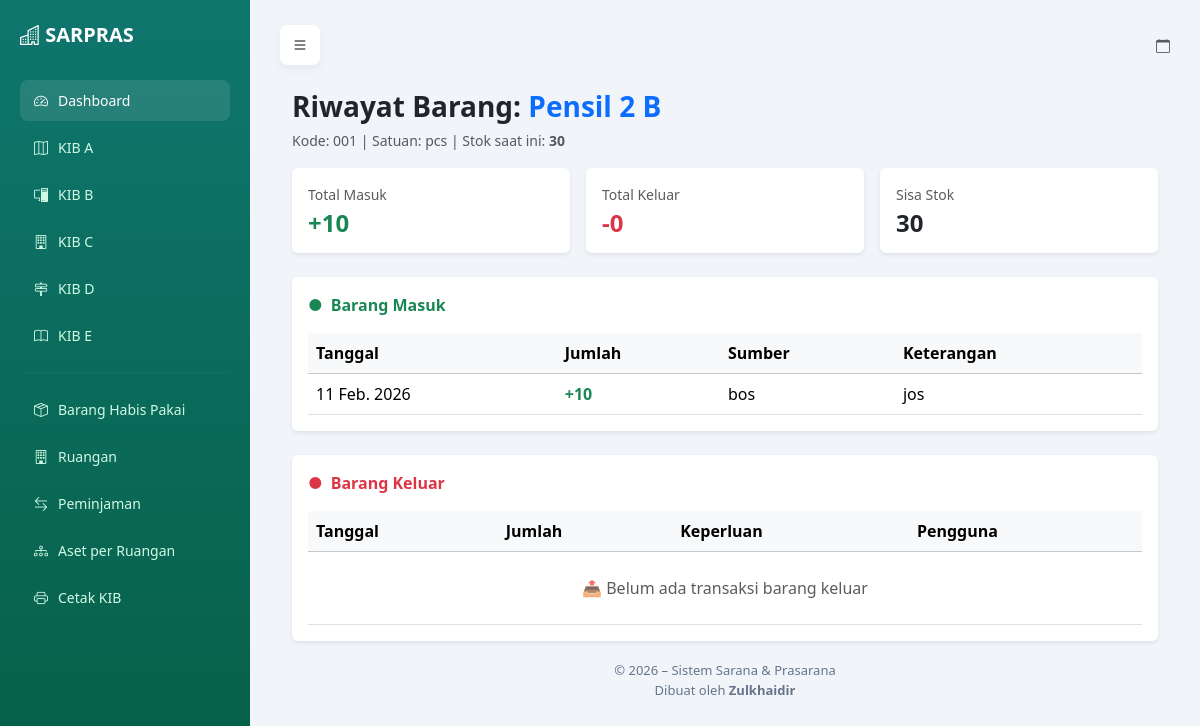
Screenshot of /bhp/11/riwayat/ with the database file from the repository.
### sarpras/models.py (models this page shows, shortened)
class BarangHabisPakai(models.Model):
    kode_barang = models.CharField(max_length=50, unique=True)
    nama_barang = models.CharField(max_length=200)
    satuan = models.CharField(max_length=50, default='Unit')
    stok = models.PositiveIntegerField(default=0)

class BarangHabisPakaiMasuk(models.Model):
    barang = models.ForeignKey(
        BarangHabisPakai,
        on_delete=models.CASCADE,
        related_name='masuk'
    )
    jumlah = models.PositiveIntegerField()
    tanggal = models.DateField(default=timezone.now)
    sumber = models.CharField(max_length=200)
    keterangan = models.TextField(blank=True)

### sarpras/views.py (the view)
# urls.py: path('bhp/<int:barang_id>/riwayat/',views.bhp_barang_riwayat, name='bhp_barang_riwayat'),
def bhp_barang_riwayat(request, barang_id):
    barang = get_object_or_404(BarangHabisPakai, id=barang_id)
    masuk = BarangHabisPakaiMasuk.objects.filter(
        barang=barang
    ).order_by('-tanggal')
    keluar = BarangHabisPakaiKeluar.objects.filter(
        barang=barang
    ).order_by('-tanggal')
    total_masuk = masuk.aggregate(
        total=Sum('jumlah')
    )['total'] or 0
    total_keluar = keluar.aggregate(
        total=Sum('jumlah')
    )['total'] or 0
    context = {
        'barang': barang,
        'masuk': masuk,
        'keluar': keluar,
        'total_masuk': total_masuk,
        'total_keluar': total_keluar,
        'stok_sisa': barang.stok,
    }
    return render(
        request,
        'bhp/riwayat_barang.html',
        context
    )

### sarpras/templates/bhp/riwayat_barang.html (shortened to what this page needs)
{% extends "sarpras/base.html" %}
{% block content %}
<div class="container mt-4">
    <div class="mb-3">
        <h3 class="fw-bold mb-1">
            Riwayat Barang:
            <span class="text-primary">{{ barang.nama_barang }}</span>
        </h3>
        <small class="text-muted">
            Kode: {{ barang.kode_barang }} |
            Satuan: {{ barang.satuan }} |
            Stok saat ini:
            <span class="fw-bold {% if stok_sisa == 0 %}text-danger{% endif %}">
                {{ stok_sisa }}
            </span>
        </small>
    </div>
    <div class="row g-3 mb-4">
        <div class="col-md-4">
            <div class="card shadow-sm border-0 h-100">
                <div class="card-body">
                    <small class="text-muted d-block mb-1">Total Masuk</small>
                    <h4 class="fw-bold text-success mb-0">
                        +{{ total_masuk }}
                    </h4>
                </div>
            </div>
        </div>
        <div class="col-md-4">
            <div class="card shadow-sm border-0 h-100">
                <div class="card-body">
                    <small class="text-muted d-block mb-1">Total Keluar</small>
                    <h4 class="fw-bold text-danger mb-0">
                        -{{ total_keluar }}
                    </h4>
                </div>
            </div>
        </div>
        <div class="col-md-4">
            <div class="card shadow-sm border-0 h-100">
                <div class="card-body">
                    <small class="text-muted d-block mb-1">Sisa Stok</small>
                    <h4 class="fw-bold {% if stok_sisa == 0 %}text-danger{% else %}text-dark{% endif %} mb-0">
                        {{ stok_sisa }}
                    </h4>
                </div>
            </div>
        </div>
    </div>
    <div class="card shadow-sm border-0 mb-4">
        <div class="card-body">
            <div class="d-flex align-items-center mb-3">
                <div class="me-2 text-success fw-bold">●</div>
                <h6 class="mb-0 fw-semibold text-success">
                    Barang Masuk
                </h6>
            </div>
            <div class="table-responsive">
                <table class="table table-hover align-middle mb-0">
                    <thead class="table-light">
                        <tr>
                            <th>Tanggal</th>
                            <th>Jumlah</th>
                            <th>Sumber</th>
                            <th>Keterangan</th>
                        </tr>
                    </thead>
                    <tbody>
                        {% for m in masuk %}
                        <tr>
                            <td>{{ m.tanggal }}</td>
                            <td class="fw-bold text-success">
                                +{{ m.jumlah }}
                            </td>
                            <td>{{ m.sumber }}</td>
                            <td>{{ m.keterangan|default:"-" }}</td>
                        </tr>
                        {% endfor %}
                    </tbody>
                </table>
            </div>
        </div>
    </div>
    <div class="card shadow-sm border-0">
        <div class="card-body">
            <div class="d-flex align-items-center mb-3">
                <div class="me-2 text-danger fw-bold">●</div>
                <h6 class="mb-0 fw-semibold text-danger">
                    Barang Keluar
                </h6>
            </div>
            <div class="table-responsive">
                <table class="table table-hover align-middle mb-0">
                    <thead class="table-light">
                        <tr>
                            <th>Tanggal</th>
                            <th>Jumlah</th>
                            <th>Keperluan</th>
                            <th>Pengguna</th>
                        </tr>
                    </thead>
                    <tbody>
                        {% for k in keluar %}
                        <tr>
                            <td>{{ k.tanggal }}</td>
                            <td class="fw-bold text-danger">
                                -{{ k.jumlah }}
                            </td>
                            <td>{{ k.keperluan }}</td>
                            <td>{{ k.pengguna }}</td>
                        </tr>
                        {% empty %}
                        <tr>
                            <td colspan="4" class="text-center py-4">
                                <div class="text-muted">
                                    📤 Belum ada transaksi barang keluar
                                </div>
                            </td>
                        </tr>
                        {% endfor %}
                    </tbody>
                </table>
            </div>
        </div>
    </div>
</div>
{% endblock %}

### sarpras/templates/sarpras/base.html (style rules this page uses)
body { background: #f1f5f9; margin: 0; }

### rows the page displays
BarangHabisPakai: nama_barang "Pensil 2 B", kode_barang "001", satuan "pcs"
BarangHabisPakaiMasuk: tanggal "11 Feb. 2026", jumlah "10", sumber "bos", keterangan "jos"

### other values shown
{{ stok_sisa }} "30"
{{ total_masuk }} "10"
{{ total_keluar }} "0"
